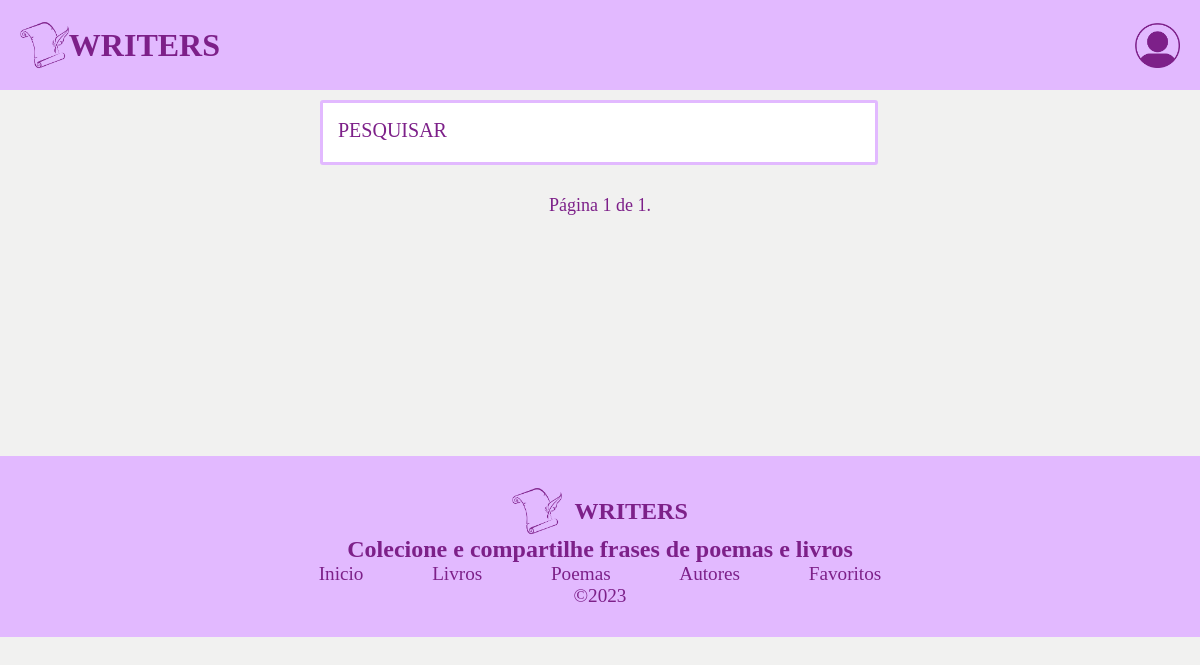
/authors/, run on an earlier commit of the app's database.
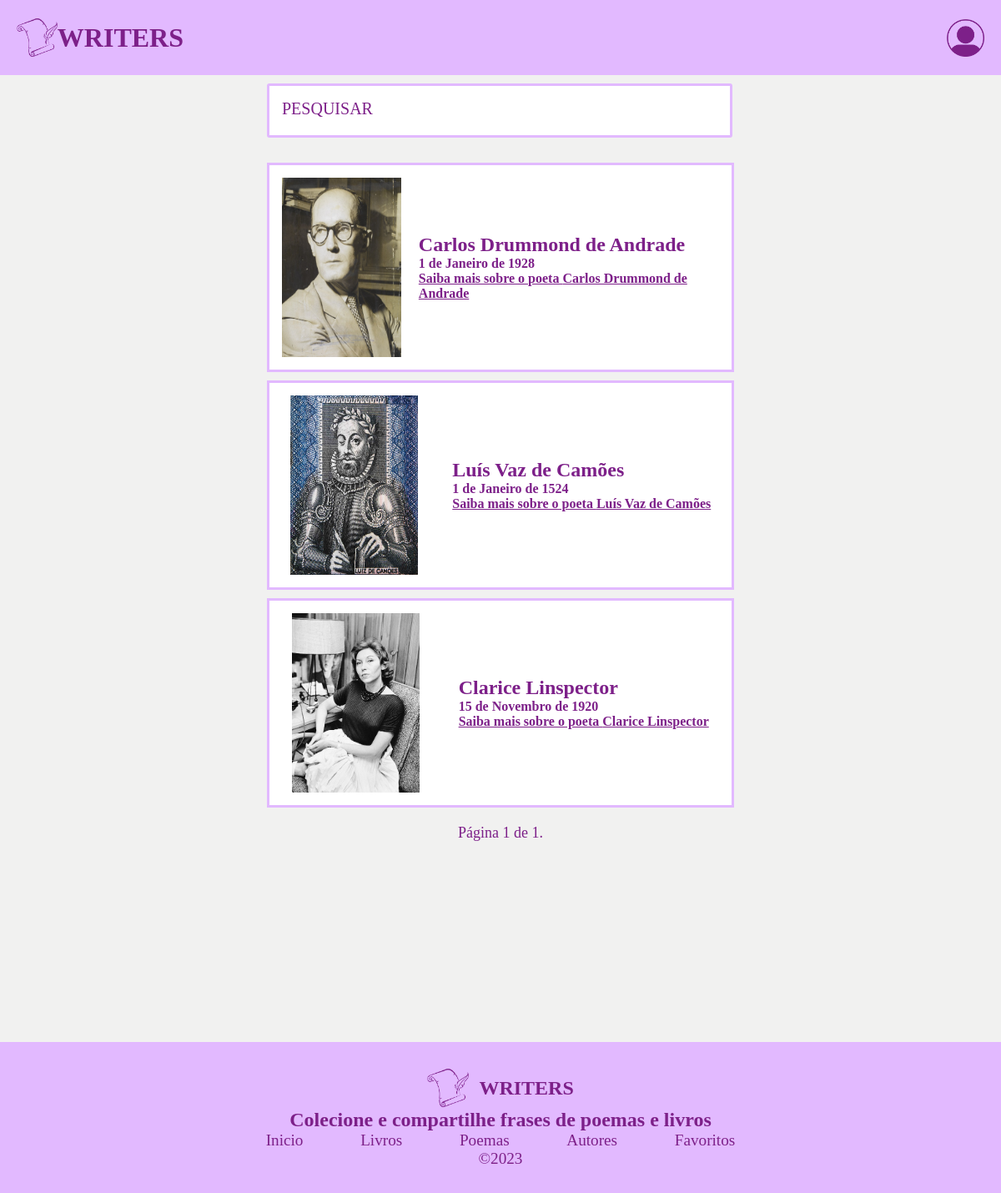
And on a later commit of the database.
### writers/models.py (models this page shows, shortened)
class Author(models.Model):
    name = models.CharField(max_length=90)
    image = models.ImageField(upload_to='author/cover/%Y/%m/%d/', blank=True, default="")
    bio = models.CharField(max_length=300)
    death = models.CharField(max_length=300)
    date_birth = models.DateField(blank=False)
    date_death = models.DateField(blank=True, default=None)
    is_dead = models.BooleanField(default=False)
    is_poem_author = models.BooleanField(default=False)
    is_book_author = models.BooleanField(default=False)
    is_published = models.BooleanField(default=True)

### writers/views.py (the view, shortened to what this page needs)
# urls.py: path("authors/", views.authors, name="authors"),
def authors(request):
    page_title = 'Authors!'
    authors = Author.objects.all().filter(is_published=True, is_dead=True, is_poem_author=True)
    paginator = Paginator(authors, 15)
    page_number = request.GET.get("page")
    authors = paginator.get_page(page_number)
    return render(request, 'writers/authors.html', {'page_title': page_title,'authors': authors,})

### writers/templates/writers/authors.html (shortened to what this page needs)
{% include 'writers/partials/head.html' %}
<body>
    <main class="main">
       {% include 'writers/partials/header.html' %}
        <form class="home-search" action="{% url "writers:authors" %}" method="POST">
            <input type="search" name="home-searchbar" id="home-searchbar" placeholder="PESQUISAR">
        </form>
            <div class="main-home">
                <div class="home-menu d-block">
                    {% for author in authors %}
                        <div class="home-menu-itens-authors">
                                <div class="itens-img-authors">
                                    {% if author.image %}
                                        <img src="{{author.image.url}}">
                                    {% endif %}
                                </div>
                                <div class="itens-info">
                                    <h2 class="itens-author-name">{{author.name}}</h2>
                                    <p class="itens-author-death">{{author.date_birth}}</p>
                                    <a href="{% url 'writers:author_detail' author.id %}" class="itens-more">Saiba mais sobre o poeta {{author.name}}</a>
                                </div>
                        </div>
                    {% endfor %}
                </div>
                <div class="page-navigation">
                    <div>
                    <span class="current">
                        Página {{ authors.number }} de {{ authors.paginator.num_pages }}.
                    </span>
                    <div class="pagination-button">
                </div>
            </div>
    </main>
    {% include 'writers/partials/footer.html' %}
</body>
</html>

What changed in the data, as far as the page shows it:
now on this page (row edited): Author: image (picture), name "Carlos Drummond de Andrade", date_birth "1 de Janeiro de 1928"
now on this page (row edited): Author: image (picture), name "Luís Vaz de Camões", date_birth "1 de Janeiro de 1524"
added Author: image (picture), name "Clarice Linspector", date_birth "15 de Novembro de 1920"
